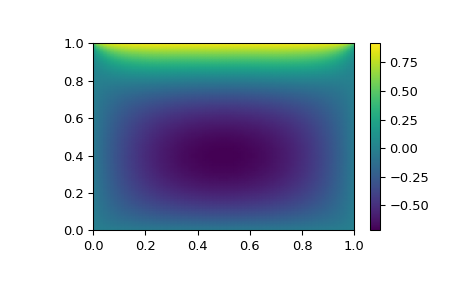

Write Python code to recreate this figure.
import numpy as np
from scipy.optimize import newton_krylov
from numpy import cosh, zeros_like, mgrid, zeros

# parameters
nx, ny = 75, 75
hx, hy = 1./(nx-1), 1./(ny-1)

P_left, P_right = 0, 0
P_top, P_bottom = 1, 0

def residual(P):
    d2x = zeros_like(P)
    d2y = zeros_like(P)

    d2x[1:-1] = (P[2:]   - 2*P[1:-1] + P[:-2]) / hx/hx
    d2x[0]    = (P[1]    - 2*P[0]    + P_left)/hx/hx
    d2x[-1]   = (P_right - 2*P[-1]   + P[-2])/hx/hx

    d2y[:,1:-1] = (P[:,2:] - 2*P[:,1:-1] + P[:,:-2])/hy/hy
    d2y[:,0]    = (P[:,1]  - 2*P[:,0]    + P_bottom)/hy/hy
    d2y[:,-1]   = (P_top   - 2*P[:,-1]   + P[:,-2])/hy/hy

    return d2x + d2y - 10*cosh(P).mean()**2

# solve
guess = zeros((nx, ny), float)
sol = newton_krylov(residual, guess, method='lgmres', verbose=1)
print('Residual: %g' % abs(residual(sol)).max())

# visualize
import matplotlib.pyplot as plt
x, y = mgrid[0:1:(nx*1j), 0:1:(ny*1j)]
plt.pcolormesh(x, y, sol, shading='gouraud')
plt.colorbar()
plt.show()
